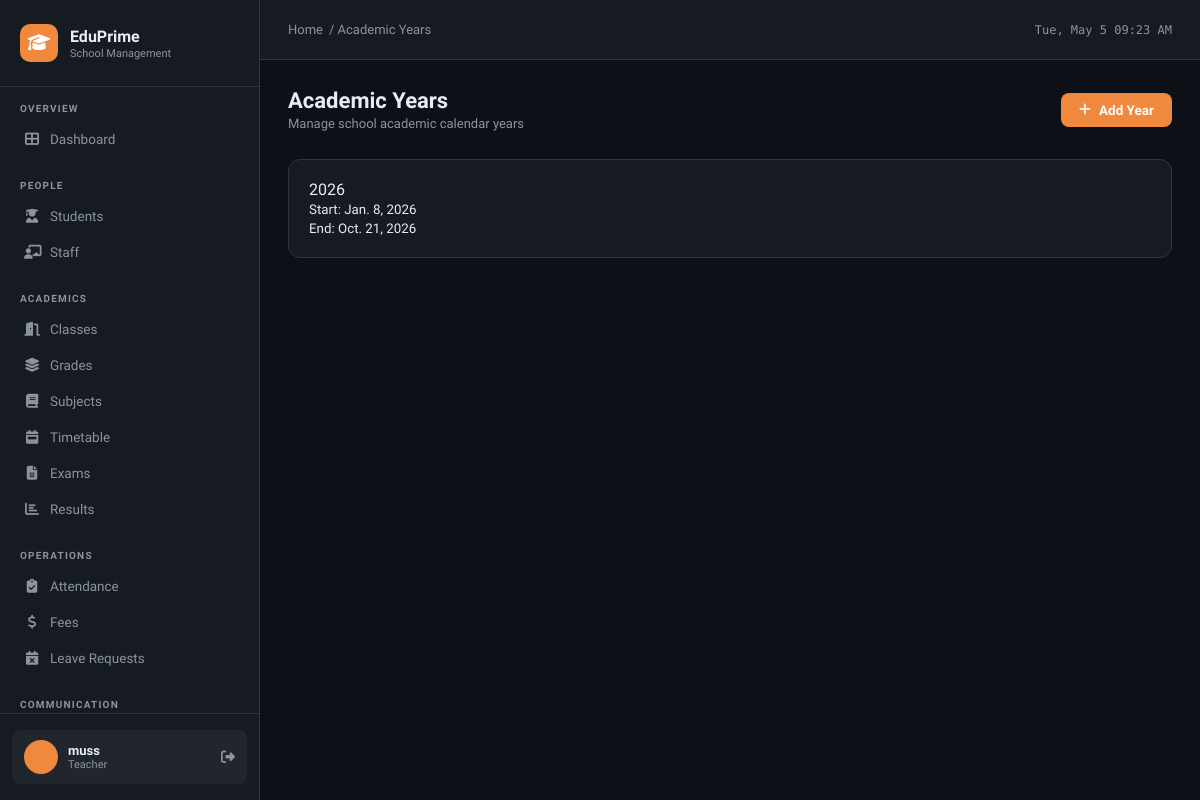
Page /academic-years/ (signed in) on the committed database.
### school/models.py (models this page shows, shortened)
class User(AbstractUser):
    ROLE_CHOICES = [
        ('admin', 'Admin'),
        ('principal', 'Principal'),
        ('teacher', 'Teacher'),
        ('accountant', 'Accountant'),
        ('parent', 'Parent'),
        ('student', 'Student'),
    ]
    role = models.CharField(max_length=20, choices=ROLE_CHOICES, default='teacher')
    phone = models.CharField(max_length=20, blank=True)
    address = models.TextField(blank=True)
    photo = models.ImageField(upload_to='users/', blank=True, null=True)

class AcademicYear(models.Model):
    name = models.CharField(max_length=20)  # e.g. 2024/2025
    start_date = models.DateField()
    end_date = models.DateField()
    is_current = models.BooleanField(default=False)

### school/views.py (the view)
# urls.py: path('academic-years/', views.academic_year_list, name='academic_year_list'),
@login_required
def academic_year_list(request):
    years = AcademicYear.objects.all()
    return render(request, 'school/academic_year_list.html', {'years': years})

### school/templates/school/academic_year_list.html (shortened to what this page needs)
{% extends 'school/base.html' %}
{% block breadcrumb %}
<a href="{% url 'dashboard' %}">Home</a> / Academic Years
{% endblock %}
{% block content %}
<div class="page-header">
  <div>
    <div class="page-title">Academic Years</div>
    <div class="page-subtitle">Manage school academic calendar years</div>
  </div>
  <a href="{% url 'academic_year_add' %}" class="btn btn-primary">
    <i class="fas fa-plus"></i> Add Year
  </a>
</div>
<div class="grid-3">
  {% for year in years %}
  <div class="card {% if year.is_current %}border-success{% endif %}">
    <div class="card-body p-4">
      <div class="d-flex justify-content-between mb-3">
        <div class="fw-bold">{{ year.name }}</div>
      </div>
      <small>Start: {{ year.start_date }}</small><br>
      <small>End: {{ year.end_date }}</small>
    </div>
  </div>
  {% endfor %}
</div>
{% endblock %}

### school/templates/school/base.html (shortened to what this page needs)
<!DOCTYPE html>
<html lang="en">
<head>
<link rel="stylesheet" href="https://cdnjs.cloudflare.com/ajax/libs/font-awesome/6.5.0/css/all.min.css">
</head>
<body>
{% if user.is_authenticated %}
<aside class="sidebar">
  <div class="sidebar-logo">
    <div class="logo-icon"><i class="fas fa-graduation-cap"></i></div>
    <div>
      <div class="logo-text">EduPrime</div>
      <div class="logo-sub">School Management</div>
    </div>
  </div>
  <nav class="sidebar-nav">
    <div class="nav-section">
      <div class="nav-label">Overview</div>
      <a href="{% url 'dashboard' %}" class="nav-item {% if request.resolver_match.url_name == 'dashboard' %}active{% endif %}">
        <i class="fas fa-th-large"></i> Dashboard
      </a>
    </div>
    <div class="nav-section">
      <div class="nav-label">People</div>
      <a href="{% url 'student_list' %}" class="nav-item {% if 'student' in request.resolver_match.url_name %}active{% endif %}">
        <i class="fas fa-user-graduate"></i> Students
      </a>
      <a href="{% url 'staff_list' %}" class="nav-item {% if 'staff' in request.resolver_match.url_name %}active{% endif %}">
        <i class="fas fa-chalkboard-teacher"></i> Staff
      </a>
    </div>
    <div class="nav-section">
      <div class="nav-label">Academics</div>
      <a href="{% url 'class_list' %}" class="nav-item {% if 'class' in request.resolver_match.url_name %}active{% endif %}">
        <i class="fas fa-door-open"></i> Classes
      </a>
      <a href="{% url 'grade_list' %}" class="nav-item {% if 'grade' in request.resolver_match.url_name %}active{% endif %}">
        <i class="fas fa-layer-group"></i> Grades
      </a>
      <a href="{% url 'subject_list' %}" class="nav-item {% if 'subject' in request.resolver_match.url_name %}active{% endif %}">
        <i class="fas fa-book"></i> Subjects
      </a>
      <a href="{% url 'timetable_list' %}" class="nav-item {% if 'timetable' in request.resolver_match.url_name %}active{% endif %}">
        <i class="fas fa-calendar-week"></i> Timetable
      </a>
      <a href="{% url 'exam_list' %}" class="nav-item {% if 'exam' in request.resolver_match.url_name %}active{% endif %}">
        <i class="fas fa-file-alt"></i> Exams
      </a>
      <a href="{% url 'result_list' %}" class="nav-item {% if 'result' in request.resolver_match.url_name %}active{% endif %}">
        <i class="fas fa-chart-bar"></i> Results
      </a>
    </div>
    <div class="nav-section">
      <div class="nav-label">Operations</div>
      <a href="{% url 'attendance_list' %}" class="nav-item {% if 'attendance' in request.resolver_match.url_name %}active{% endif %}">
        <i class="fas fa-clipboard-check"></i> Attendance
      </a>
      <a href="{% url 'fee_list' %}" class="nav-item {% if 'fee' in request.resolver_match.url_name %}active{% endif %}">
        <i class="fas fa-dollar-sign"></i> Fees
      </a>
      <a href="{% url 'leave_list' %}" class="nav-item {% if 'leave' in request.resolver_match.url_name %}active{% endif %}">
        <i class="fas fa-calendar-times"></i> Leave Requests
      </a>
    </div>
    <div class="nav-section">
      <div class="nav-label">Communication</div>
    </div>
  </nav>
  <div class="sidebar-footer">
    <div class="user-card">
      <div class="user-avatar">{{ user.first_name|first|upper }}{{ user.last_name|first|upper }}</div>
      <div>
        <div class="user-name">{{ user.get_full_name|default:user.username }}</div>
        <div class="user-role">{{ user.role }}</div>
      </div>
      <a href="{% url 'logout' %}" class="user-logout" title="Logout"><i class="fas fa-sign-out-alt"></i></a>
    </div>
  </div>
</aside>
{% endif %}
<div class="main">
  {% if user.is_authenticated %}
  <header class="topbar">
    <div class="topbar-breadcrumb">
      {% block breadcrumb %}<a href="{% url 'dashboard' %}">Home</a>{% endblock %}
    </div>
    <div class="topbar-date" id="clock"></div>
  </header>
  {% endif %}
  <div class="content">
    {% block content %}{% endblock %}
  </div>
</div>
</body>
</html>

### school/templates/school/base.html (style rules this page uses)
:root { --bg: #0d1117; --bg2: #161b22; --bg3: #21262d; --border: #30363d; --text: #e6edf3; --text2: #8b949e; --accent: #f0883e; --accent2: #ffa657; --green: #3fb950; --red: #f85149; --blue: #58a6ff; --purple: #bc8cff; --yellow: #e3b341; --sidebar-w: 260px; }
* { margin: 0; padding: 0; box-sizing: border-box; }
body { font-family: 'Sora', sans-serif; background: var(--bg); color: var(--text); min-height: 100vh; display: flex; }
.sidebar { width: var(--sidebar-w); height: 100vh; background: var(--bg2); border-right: 1px solid var(--border); position: fixed; top: 0; left: 0; display: flex; flex-direction: column; overflow-y: auto; overflow-x: hidden; z-index: 100; transition: transform .3s; }
.sidebar-logo { padding: 24px 20px; border-bottom: 1px solid var(--border); display: flex; align-items: center; gap: 12px; }
.logo-icon { width: 38px; height: 38px; background: var(--accent); border-radius: 10px; display: flex; align-items: center; justify-content: center; font-size: 18px; color: #fff; flex-shrink: 0; }
.logo-text { font-size: 16px; font-weight: 700; color: var(--text); }
.logo-sub { font-size: 11px; color: var(--text2); margin-top: 1px; }
.sidebar-nav { padding: 16px 12px; flex: 1; overflow-y: auto; }
.nav-section { margin-bottom: 24px; }
.nav-label { font-size: 10px; font-weight: 600; text-transform: uppercase; letter-spacing: 1.2px; color: var(--text2); padding: 0 8px; margin-bottom: 8px; }
.nav-item { display: flex; align-items: center; gap: 10px; padding: 9px 12px; border-radius: 8px; text-decoration: none; color: var(--text2); font-size: 13.5px; font-weight: 500; transition: all .2s; margin-bottom: 2px; white-space: nowrap; }
.nav-item i { width: 16px; text-align: center; font-size: 14px; flex-shrink: 0; }
.sidebar-footer { padding: 16px 12px; border-top: 1px solid var(--border); }
.user-card { display: flex; align-items: center; gap: 10px; padding: 10px 12px; border-radius: 8px; background: var(--bg3); }
.user-avatar { width: 34px; height: 34px; border-radius: 50%; background: var(--accent); display: flex; align-items: center; justify-content: center; font-size: 13px; font-weight: 700; color: #fff; flex-shrink: 0; }
.user-name { font-size: 13px; font-weight: 600; }
.user-role { font-size: 11px; color: var(--text2); text-transform: capitalize; }
.user-logout { margin-left: auto; color: var(--text2); text-decoration: none; font-size: 14px; }
.main { margin-left: var(--sidebar-w); flex: 1; display: flex; flex-direction: column; min-height: 100vh; }
.topbar { height: 60px; background: var(--bg2); border-bottom: 1px solid var(--border); display: flex; align-items: center; padding: 0 28px; gap: 16px; position: sticky; top: 0; z-index: 50; }
.topbar-breadcrumb { font-size: 13px; color: var(--text2); display: flex; align-items: center; gap: 6px; }
.topbar-breadcrumb a { color: var(--text2); text-decoration: none; }
.topbar-date { font-size: 12px; color: var(--text2); font-family: 'DM Mono', monospace; }
.content { padding: 28px; flex: 1; }
.page-header { display: flex; align-items: center; justify-content: space-between; margin-bottom: 28px; flex-wrap: wrap; gap: 12px; }
.page-title { font-size: 22px; font-weight: 700; }
.page-subtitle { font-size: 13px; color: var(--text2); margin-top: 3px; }
.card { background: var(--bg2); border: 1px solid var(--border); border-radius: 12px; overflow: hidden; }
.card-body { padding: 20px; }
.btn { display: inline-flex; align-items: center; gap: 8px; padding: 9px 18px; border-radius: 8px; font-size: 13.5px; font-weight: 600; cursor: pointer; text-decoration: none; border: none; transition: all .2s; font-family: 'Sora', sans-serif; }
.btn-primary { background: var(--accent); color: #fff; }
.grid-3 { display: grid; grid-template-columns: repeat(auto-fit, minmax(260px, 1fr)); gap: 16px; }

### rows in the picture
User: get_full_name "muss", role "Teacher"
AcademicYear: name "2026", start_date "Jan. 8, 2026", end_date "Oct. 21, 2026"
